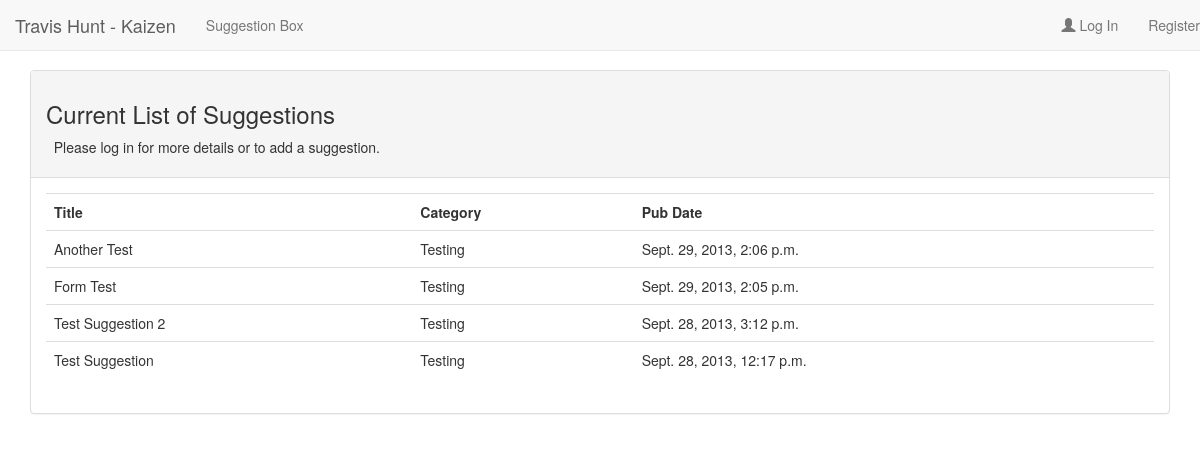
The app's page /, older data.
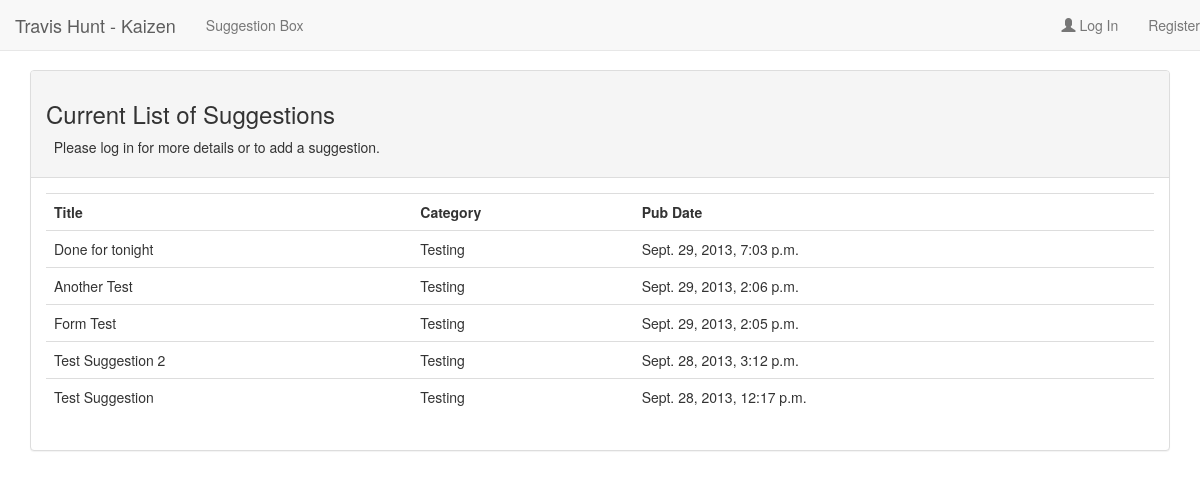
The same page, newer data.
### suggestionbox/models.py (models this page shows, shortened)
class Suggestion(models.Model):
    user = models.ForeignKey(User)
    title = models.CharField(max_length=100)
    description = models.TextField()
    pub_date = models.DateTimeField(auto_now_add=True)
    status = models.ForeignKey('Status')
    category = models.ForeignKey('Category')

class Category(models.Model):
    title = models.CharField(max_length=100)
    description = models.TextField()
    def __unicode__(self):
        return self.title
    class Meta:
        verbose_name_plural = 'categories'

### suggestionbox/views.py (the view)
# urls.py: url(r'^$', views.index, name='index'),
def index(request):
	suggestions = Suggestion.objects.all().order_by('-pub_date')
	context = {
			'suggestions': suggestions,
	}
	return render(request, 'suggestionbox/index.html', context)

### suggestionbox/templates/suggestionbox/index.html (shortened to what this page needs)
{% extends 'base.html' %}
{% block content %}
<div class="panel panel-default">
	<div class="panel-heading">
		{% if user.is_authenticated %}
			<h3>Hello, {{ user.username }}. Here is your List of Suggestions.</h3>
		{% else %}
			<h3>Current List of Suggestions</h3>
		{% endif %}
		{% if user.is_authenticated %}
			<a href="addSuggestion" class="btn btn-primary">Add Suggestion</a>
		{% else %}
			<p> &nbsp; Please log in for more details or to add a suggestion.</p>
		{% endif %}
	</div>
	<div class="panel-body">
		{% if not suggestions %}
			<h1>Suggestion Box is Empty!</h1>
			<p> &nbsp; Would you like to add something? </p>
		{% else %}
			<table class="table">
				<tr style="border: 0px">
                    {% if user.is_authenticated %}
						<th style="border: 0px">Author</th>
	    				<th style="border: 0px">Title</th>
    					<th style="border: 0px">Description</th>
    					<th style="border: 0px">Category</th>
    					<th style="border: 0px">Pub Date</th>
    					<th style="border: 0px">Status</th>
					{% else %}
						<th>Title</th>
    					<th>Category</th>
    					<th>Pub Date</th>
					{% endif %}
    			</tr>
				{% for suggestion in suggestions %}
	                {% if user.username|stringformat:"s" == suggestion.user|stringformat:"s" %}
						<tr style="background: #F2F6FF">
					{% else %}
						<tr>
					{% endif %}
                    {% if user.is_authenticated %}
						<td>{{ suggestion.user }}</td>
						<td><a href="{% url 'suggestionbox:detail' suggestion.id %}">{{ suggestion.title }}</a></td>
						<td>{{ suggestion.description }}</td>
    					<td>{{ suggestion.category }}</td>
    					<td>{{ suggestion.pub_date }}</td>
    					<td>{{ suggestion.status }}</td>
					{% else %}
						<td>{{ suggestion.title }}</td>
    					<td>{{ suggestion.category }}</td>
    					<td>{{ suggestion.pub_date }}</td>
					{% endif %}
				</tr>
		{% endfor %}
			</table>
		{% endif %}
	</div>
</div>
{% endblock %}

Row changes from the older to the newer data that the page shows:
added Suggestion: title "Done for tonight", category "Testing", pub_date "Sept. 29, 2013, 7:03 p.m."
